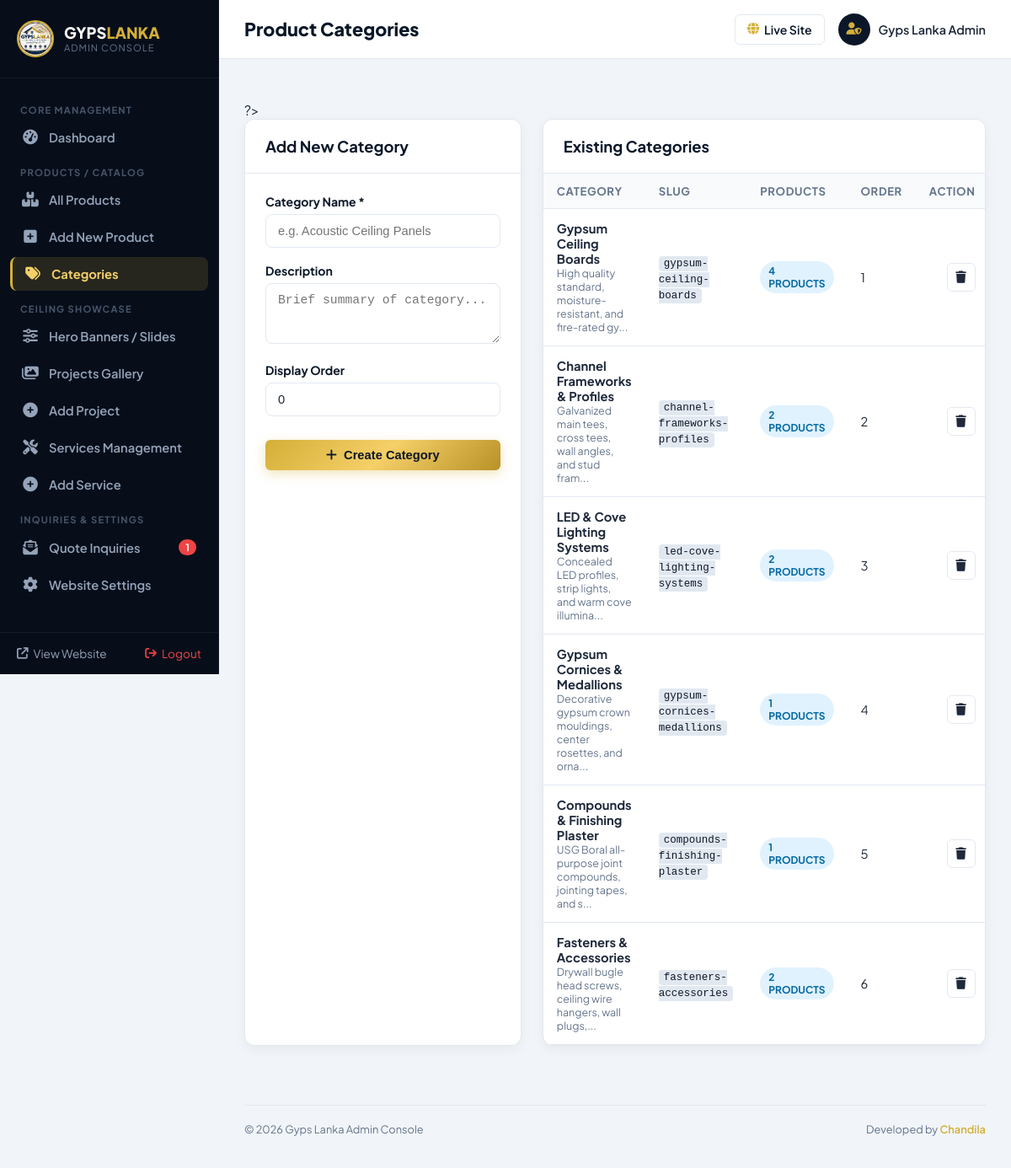
Screenshot of /admin/categories.php (signed in) with the database file from the repository.
### tables this page shows
CREATE TABLE IF NOT EXISTS `categories` (
  `id` int(11) NOT NULL AUTO_INCREMENT,
  `name` varchar(100) NOT NULL,
  `slug` varchar(100) NOT NULL UNIQUE,
  `description` text DEFAULT NULL,
  `display_order` int(11) DEFAULT 0,
  `created_at` timestamp NOT NULL DEFAULT CURRENT_TIMESTAMP,
  PRIMARY KEY (`id`)
);

### config/functions.php (called while the page is built, shortened)
<?php
function truncate_text($text, $limit = 100) {
    $text = strip_tags($text);
    return mb_substr($text, 0, $limit) . '...';
}

### admin/categories.php (the view, shortened to what this page needs)
<?php
require_once __DIR__ . '/../config/functions.php';
$db = get_db();
$categories = [];
if ($db) {
    try {
        $stmt = $db->query("
            SELECT c.*, COUNT(p.id) AS product_count
            FROM categories c
            LEFT JOIN products p ON c.id = p.category_id
            GROUP BY c.id
            ORDER BY c.display_order ASC, c.id ASC
        ");
        $categories = $stmt->fetchAll();
    } catch (PDOException $e) {
        error_log("Categories error: " . $e->getMessage());
    }
}
require_once __DIR__ . '/includes/admin_header.php';
?>
?>
<div style="display:grid; grid-template-columns: 1fr 1.6fr; gap:25px;">
    <div class="admin-card">
        <div class="card-header">
            <h3>Add New Category</h3>
        </div>
        <div class="card-body">
            <form action="categories.php" method="POST">
                <div class="form-group">
                    <label class="form-label" for="cat_name">Category Name *</label>
                    <input type="text" id="cat_name" name="name" class="form-control" placeholder="e.g. Acoustic Ceiling Panels" required>
                </div>
                <div class="form-group">
                    <label class="form-label" for="cat_desc">Description</label>
                    <textarea id="cat_desc" name="description" class="form-control" rows="3" placeholder="Brief summary of category..."></textarea>
                </div>
                <div class="form-group">
                    <label class="form-label" for="cat_order">Display Order</label>
                    <input type="number" id="cat_order" name="display_order" class="form-control" value="0">
                </div>
                <button type="submit" class="btn btn-gold" style="width:100%; border-radius:6px; margin-top:10px;">
                    <i class="fa-solid fa-plus"></i> Create Category
                </button>
            </form>
        </div>
    </div>
    <div class="admin-card">
        <div class="card-header">
            <h3>Existing Categories</h3>
        </div>
        <div class="card-body" style="padding:0;">
            <div class="data-table-responsive">
                <table class="data-table">
                    <thead>
                        <tr>
                            <th>Category</th>
                            <th>Slug</th>
                            <th>Products</th>
                            <th>Order</th>
                            <th style="text-align:right;">Action</th>
                        </tr>
                    </thead>
                    <tbody>
                        <?php if (!empty($categories)): ?>
                            <?php foreach ($categories as $cat): ?>
                            <tr>
                                <td>
                                    <strong><?= htmlspecialchars($cat['name']) ?></strong>
                                    <?php if (!empty($cat['description'])): ?>
                                        <div style="font-size:0.78rem; color:#64748b;"><?= htmlspecialchars(truncate_text($cat['description'], 60)) ?></div>
                                    <?php endif; ?>
                                </td>
                                <td><code><?= htmlspecialchars($cat['slug']) ?></code></td>
                                <td>
                                    <span class="badge badge-info"><?= $cat['product_count'] ?> Products</span>
                                </td>
                                <td><?= $cat['display_order'] ?></td>
                                <td style="text-align:right;">
                                    <a href="categories.php?delete=<?= $cat['id'] ?>" onclick="return confirmDelete('Delete category \'<?= addslashes(htmlspecialchars($cat['name'])) ?>\'? Note: All linked products must be deleted or moved first.');" class="btn-icon delete" style="display:inline-flex;" title="Delete Category">
                                        <i class="fa-solid fa-trash"></i>
                                    </a>
                                </td>
                            </tr>
                            <?php endforeach; ?>
                        <?php else: ?>
                            <tr><td colspan="5" style="text-align:center; padding:25px; color:#64748b;">No categories created.</td></tr>
                        <?php endif; ?>
                    </tbody>
                </table>
            </div>
        </div>
    </div>
</div>
<?php require_once __DIR__ . '/includes/admin_footer.php'; ?>

### assets/css/admin.css (style rules this page uses)
:root { --adm-navy: #0b1728; --adm-sidebar: #070e1a; --adm-gold: #d4af37; --adm-gold-light: #f5cf68; --adm-bg: #f1f5f9; --adm-card: #ffffff; --adm-text: #1e293b; --adm-muted: #64748b; --adm-border: #e2e8f0; --adm-success: #10b981; --adm-danger: #ef4444; --adm-warning: #f59e0b; --adm-info: #3b82f6; --adm-radius: 12px; --adm-shadow: 0 4px 14px rgba(0, 0, 0, 0.05); }
*, *::before, *::after { box-sizing: border-box; margin: 0; padding: 0; }
body { font-family: 'Plus Jakarta Sans', sans-serif; background-color: var(--adm-bg); color: var(--adm-text); min-height: 100vh; display: flex; }
a { color: inherit; text-decoration: none; }
.admin-card { background: #fff; border-radius: var(--adm-radius); box-shadow: var(--adm-shadow); border: 1px solid var(--adm-border); margin-bottom: 30px; overflow: hidden; }
.card-header { padding: 20px 24px; border-bottom: 1px solid var(--adm-border); display: flex; align-items: center; justify-content: space-between; }
.card-header h3 { font-size: 1.15rem; font-weight: 700; color: var(--adm-navy); }
.card-body { padding: 24px; }
.data-table-responsive { overflow-x: auto; }
.data-table { width: 100%; border-collapse: collapse; text-align: left; }
.data-table th { background: #f8fafc; padding: 12px 16px; font-size: 0.82rem; text-transform: uppercase; letter-spacing: 0.6px; color: var(--adm-muted); font-weight: 700; border-bottom: 1px solid var(--adm-border); }
.data-table td { padding: 14px 16px; border-bottom: 1px solid var(--adm-border); font-size: 0.92rem; vertical-align: middle; }
.badge { display: inline-block; padding: 4px 10px; border-radius: 50px; font-size: 0.75rem; font-weight: 700; text-transform: uppercase; }
.badge-info { background: #e0f2fe; color: #0369a1; }
.btn { display: inline-flex; align-items: center; justify-content: center; gap: 8px; padding: 10px 20px; border-radius: 8px; font-size: 0.92rem; font-weight: 700; cursor: pointer; transition: all 0.2s ease; border: none; text-decoration: none; white-space: nowrap; }
.btn-gold { background: linear-gradient(135deg, #d4af37 0%, #f5cf68 50%, #b89127 100%); color: #0b1728 !important; box-shadow: 0 4px 14px rgba(212, 175, 55, 0.35); }
.btn-icon { width: 34px; height: 34px; border-radius: 6px; display: flex; align-items: center; justify-content: center; border: 1px solid var(--adm-border); background: #fff; cursor: pointer; font-size: 0.9rem; transition: all 0.2s ease; }
.form-group { margin-bottom: 18px; }
.form-label { display: block; font-size: 0.88rem; font-weight: 700; color: var(--adm-navy); margin-bottom: 6px; }
.form-control { width: 100%; padding: 11px 14px; border: 1px solid var(--adm-border); border-radius: 8px; font-size: 0.92rem; color: var(--adm-text); background: #ffffff; transition: border-color 0.2s ease, box-shadow 0.2s ease; }
textarea.form-control { resize: vertical; }
code { background: #e2e8f0; color: #0f172a; padding: 2px 6px; border-radius: 4px; font-size: 0.85em; font-family: Consolas, Monaco, monospace; }

### rows the page displays
categories: name "Gypsum Ceiling Boards", description "High quality standard, moisture-resistant, and fire-rated gy...", slug "gypsum-ceiling-boards", product_count "4", display_order "1"
categories: name "Channel Frameworks & Profiles", description "Galvanized main tees, cross tees, wall angles, and stud fram...", slug "channel-frameworks-profiles", product_count "2", display_order "2"
categories: name "LED & Cove Lighting Systems", description "Concealed LED profiles, strip lights, and warm cove illumina...", slug "led-cove-lighting-systems", product_count "2", display_order "3"
categories: name "Gypsum Cornices & Medallions", description "Decorative gypsum crown mouldings, center rosettes, and orna...", slug "gypsum-cornices-medallions", product_count "1", display_order "4"
categories: name "Compounds & Finishing Plaster", description "USG Boral all-purpose joint compounds, jointing tapes, and s...", slug "compounds-finishing-plaster", product_count "1", display_order "5"
categories: name "Fasteners & Accessories", description "Drywall bugle head screws, ceiling wire hangers, wall plugs,...", slug "fasteners-accessories", product_count "2", display_order "6"

### other values shown
$newInquiriesCount "1"
$pageTitle "Product Categories"
$adminUser "Gyps Lanka Admin"
